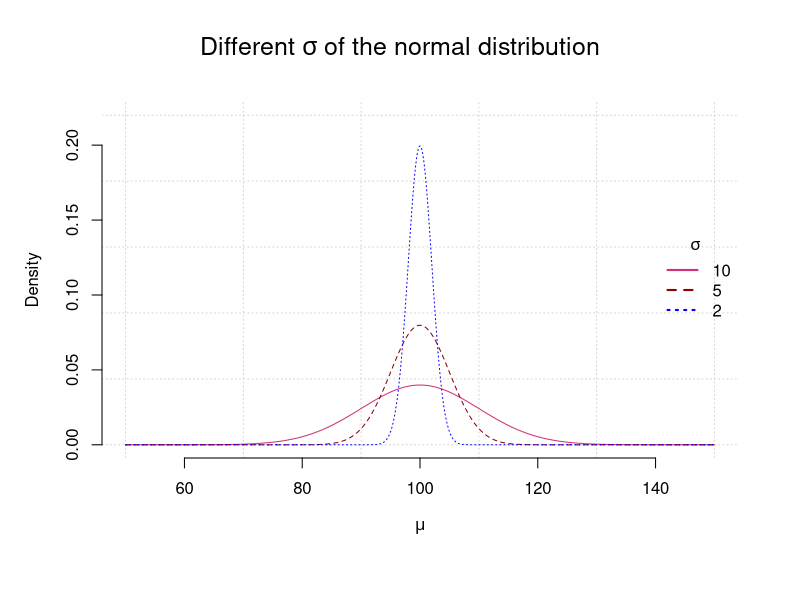
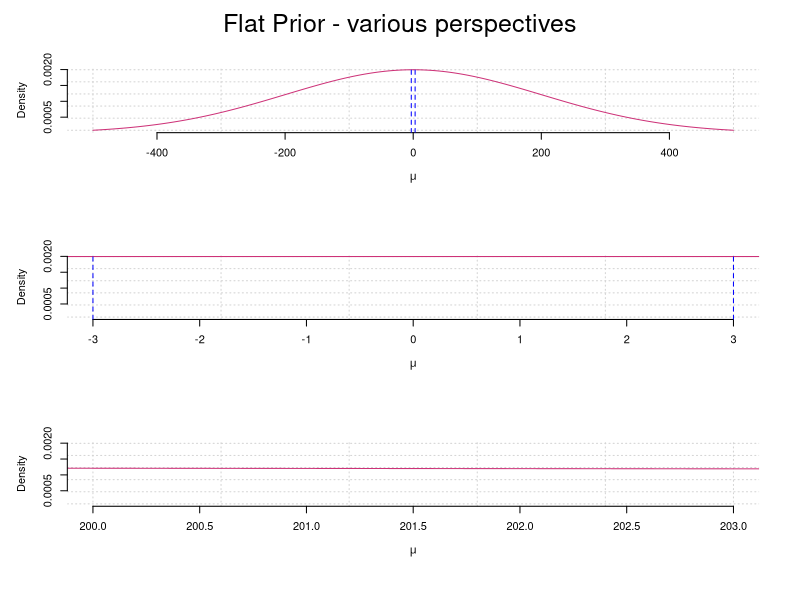
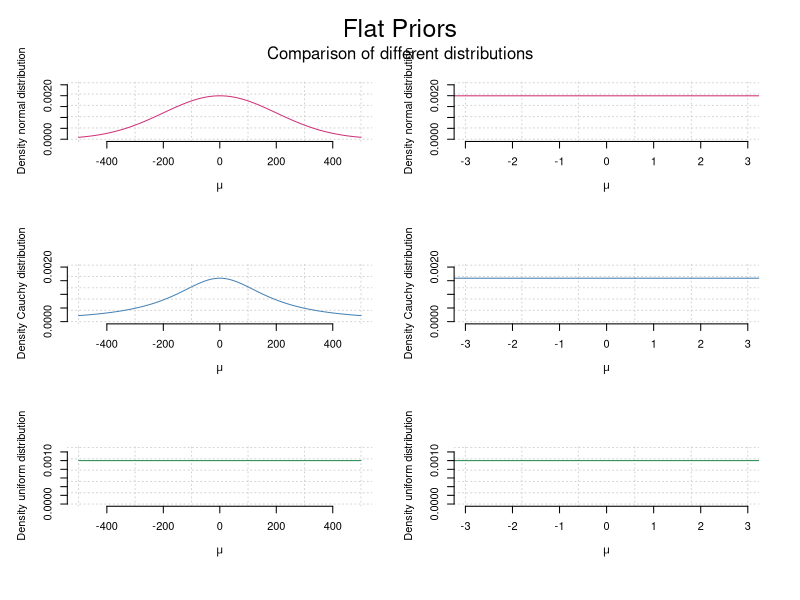
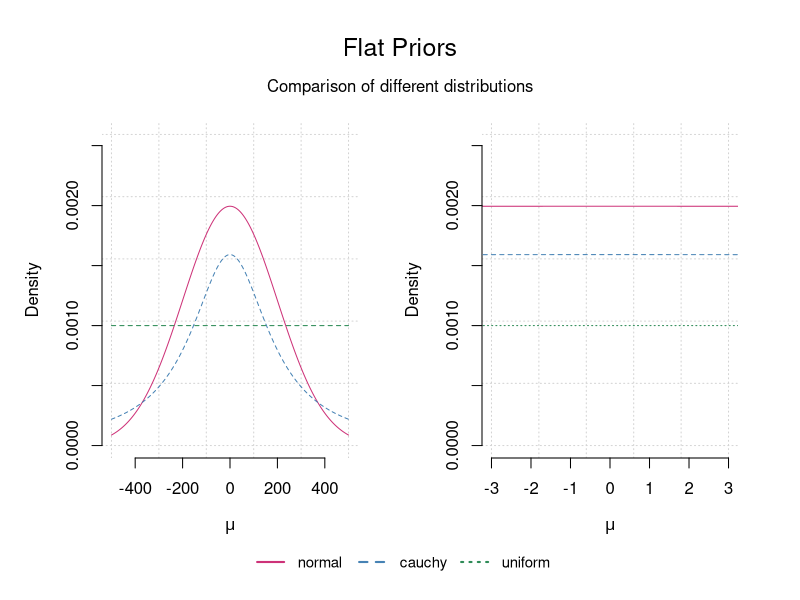
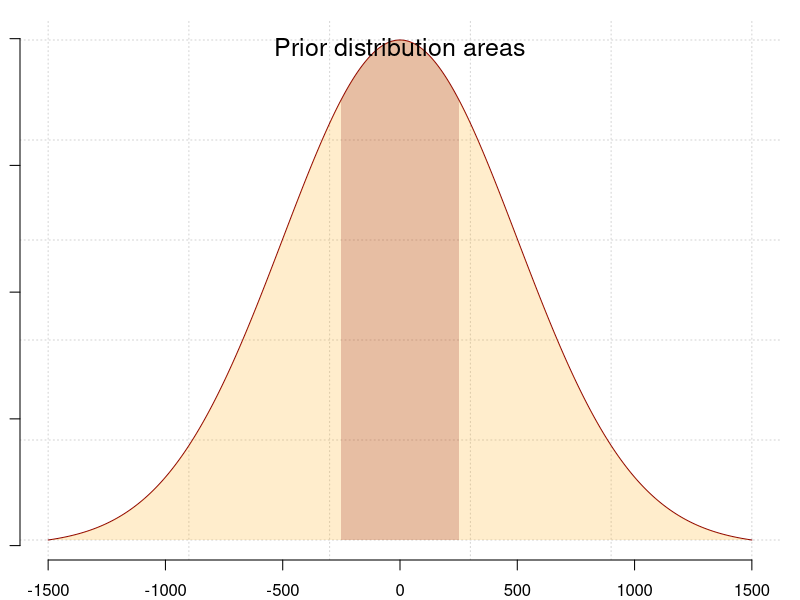

Source code (R) for these figures, in order:
###
### R-code supplement
### to the book
###
### "Subjektive Ansichten und objektive Betrachtungen"
###
### written by Gürtler & Huber (2023)
###
### All R-code is published under the GPL v3 license:
###
### https://www.gnu.org/licenses/gpl-3.0.en.html
###
### except for 'borrowed' code - see links and references.
### For this R-code the original license of the respective
### authors is valid.
###
### R-code published on
###
### https://osdn.net/projects/mixedmethod-rcode
### https://github.com/abcnorio/mixedmethod-rcode



# file:
# ptII_quan_Bayes_regularization.r

# location:
# chap. 6 [6.12]
# Die Wahl priorer Verteilungen


# after McElreath (2015, p. 187)

# different sigmas (normal distribution)
thetas <- seq(50,150,0.01)
dnorm1 <- dnorm(thetas, 100, 10)
dnorm2 <- dnorm(thetas, 100, 5)
dnorm3 <- dnorm(thetas, 100, 2)
par(oma=c(2,1,1,1), "cex.axis"=1, bty="l")
plot(thetas, dnorm1, col="violetred3", type="l", ylim=c(0,0.22), pre.plot=grid(), bty="n", xlab=expression(mu), ylab="Density")
lines(thetas, dnorm2, lty=2, col="darkred")
lines(thetas, dnorm3, lty=3, col="blue")
legend("right", legend=c("10","5","2"), col=c("violetred3","darkred","blue"), lty=1:3, lwd=2,bty="n", horiz=FALSE, title=expression(paste(sigma)))
mtext(expression(paste("Different ",sigma," of the normal distribution",sep="")), outer=TRUE, line=-2, cex=1.5, side=3)


# flat prior
thetas <- seq(-500,500,0.01)
dnorm1 <- dnorm(thetas, 0, 200)
par(oma=c(2,1,1,1), "cex.axis"=1, bty="l", mfrow=c(3,1))
plot(thetas, dnorm1, col="violetred3", type="l", pre.plot=grid(), bty="n", xlab=expression(mu), ylab="Density")
abline(v=c(-3,3),col="blue",lty=2)

plot(thetas, dnorm1, col="violetred3", xli=c(-3,3), type="l", pre.plot=grid(), bty="n", xlab=expression(mu), ylab="Density")
abline(v=c(-3,3),col="blue",lty=2)

plot(thetas, dnorm1, col="violetred3", xli=c(200,203), type="l", pre.plot=grid(), bty="n", xlab=expression(mu), ylab="Density")
mtext(expression(paste("Flat Prior - various perspectives",sep="")), outer=TRUE, line=-2, cex=1.5, side=3)


# percent area below the curve for different N(0,1) sds from 1 to 4
2*(1-pnorm(1:6))
1-pnorm(1:6)
pnorms <- sapply(1:2, function(i) i*(1-pnorm(1:6)))
colnames(pnorms) <- c("one-sided","two-sided")
pnorms


# flat priors - different distributions
fak <- 1.3
thetas <- seq(-500,500,0.01)
dnorm1 <- dnorm(thetas, 0, 200)
dcauchy1 <- dcauchy(thetas, 0, 200)
dunif1 <- dunif(thetas,-500,500)
par(oma=c(2,1,2,1), "cex.axis"=1, bty="l", mfrow=c(3,2))
xlim <- c(-3,3)
ylim.dnorm <- c(0,max(dnorm1))
ylim.dcauchy <- c(0,max(dcauchy1))
ylim.dunif <-  c(0,max(dunif1))
plot(thetas, dnorm1, col="violetred3", ylim=ylim.dnorm*fak, type="l", pre.plot=grid(), bty="n", xlab=expression(mu), ylab="Density normal distribution")
plot(thetas, dnorm1, col="violetred3", ylim=ylim.dnorm*fak, xlim=xlim, type="l", pre.plot=grid(), bty="n", xlab=expression(mu), ylab="Density normal distribution")

plot(thetas, dcauchy1, col="steelblue", ylim=ylim.dcauchy*fak, type="l", pre.plot=grid(), bty="n", xlab=expression(mu), ylab="Density Cauchy distribution")
plot(thetas, dcauchy1, col="steelblue", ylim=ylim.dcauchy*fak, xlim=xlim, type="l", pre.plot=grid(), bty="n", xlab=expression(mu), ylab="Density Cauchy distribution")

plot(thetas, dunif1, col="seagreen", ylim=ylim.dunif*fak, type="l", pre.plot=grid(), bty="n", xlab=expression(mu), ylab="Density uniform distribution")
plot(thetas, dunif1, col="seagreen", ylim=ylim.dunif*fak, xlim=xlim, type="l", pre.plot=grid(), bty="n", xlab=expression(mu), ylab="Density uniform distribution")
mtext(expression(paste("Flat Priors",sep="")), outer=TRUE,line=-1, cex=1.5, side=3)
mtext(expression(paste("Comparison of different distributions",sep="")), outer=TRUE,line=-3, cex=1, side=3)


# everything on one plot
par(oma=c(2,1,2,1), "cex.axis"=1, bty="l", mfrow=c(1,2))
plot(thetas, dnorm1, col="violetred3", ylim=c(0,max(ylim.dnorm,ylim.dcauchy,ylim.dunif))*fak, type="l", pre.plot=grid(), bty="n", xlab=expression(mu), ylab="Density")
lines(thetas, dcauchy1, lty=2, col="steelblue")
lines(thetas, dunif1, lty=2, col="seagreen")

plot(thetas, dnorm1, col="violetred3", ylim=c(0,max(ylim.dnorm,ylim.dcauchy,ylim.dunif))*fak, xlim=xlim, type="l", pre.plot=grid(), bty="n", xlab=expression(mu), ylab="Density")
lines(thetas, dcauchy1, lty=2, col="steelblue")
lines(thetas, dunif1, lty=3, col="seagreen")

mtext(expression(paste("Flat Priors",sep="")), outer=TRUE,line=-1, cex=1.5, side=3)
mtext(expression(paste("Comparison of different distributions",sep="")), outer=TRUE,line=-3, cex=1, side=3)

par(fig=c(0,1,0,1), oma=c(1,0,0,0), mar=c(0,0,0,0), new=TRUE)
plot(1, type="n", bty="n", xaxt="n", yaxt="n")
legend("bottom", legend=c("normal","cauchy","uniform"), col=c("violetred3","steelblue","seagreen"), lty=1:3, lwd=2, xpd=TRUE, horiz=TRUE, bty="n", cex=.9)



# no flat priors!

lim <- 1500  
theta <- seq(-lim,lim,0.1)
mu <- 0
sigma <- 500
norm.dens <- dnorm(theta, mean=mu, sd=sigma)
compare <- sigma/2
norm.tab <- data.frame(theta,norm.dens)
head(norm.tab)
tail(norm.tab)
# -lim < compare < lim
p <- 1 - 2*pnorm(-compare, mean=mu, sd=sigma)
p
colos <- adjustcolor(c("orange","darkred"),alpha=0.2)
par(oma=c(2,1,1,1), "cex.axis"=1, bty="l")
plot(theta,norm.dens, type="l", col="darkred", bty="n", pre.plot=grid(), xlab=expression(paste(theta)), ylab="Density", cex.lab=1.2)
theta.outtake <- theta[norm.tab[,"theta"] > -compare & norm.tab[,"theta"] < compare]
dens.outtake <- norm.tab[norm.tab[,"theta"] > -compare & norm.tab[,"theta"] < compare,"norm.dens"]
theta.outt.l <- length(theta.outtake)
theta.startx <- theta.outtake[1]
theta.endx <- theta.outtake[theta.outt.l]
min.d <- min(norm.dens)
polygon(x=c(theta), y=c(norm.dens), col=colos[1], border=NA)
polygon(x=c(theta.startx, theta.outtake, theta.endx,theta.endx),
        y=c(min.d,dens.outtake,dens.outtake[theta.outt.l],min.d), col=colos[2], border=NA)
mtext("Prior distribution areas", outer=TRUE, line=-2, cex=1.5, side=3)
 

# not run
alpha <- 0.05
2*(1-pnorm(qnorm(1-alpha/2, mean=0, sd=1)))
qnorm(1-1e-15/2, mean=0, sd=1)

